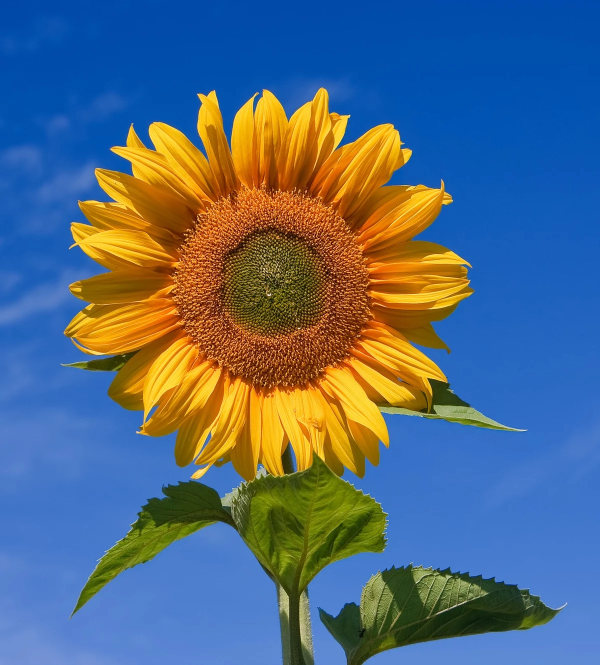
#> input picture images/pretty sunflower/1.jpg, 1200 x 1329 px, found by its file name (shown at 1/2 size)
$ jupyter execute --allow-errors Image_Classifier_using_Machine_Learning.ipynb   (shell and % lines are left out)
#> lines starting #> are read from the running program, lines starting #| are printed output that depends on the picture
#> further down, img_array is the input picture: shape (1329, 1200, 3); mean R, G, B 84.4, 106.2, 127.2
#> `img_resized = resize(img_array,(150,150,3))`:
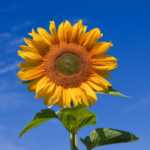
#> img_resized: shape (150, 150, 3) float64; mean R, G, B 0.331, 0.417, 0.499
#> pass 2 of the loop `for category in CATEGORIES:`:
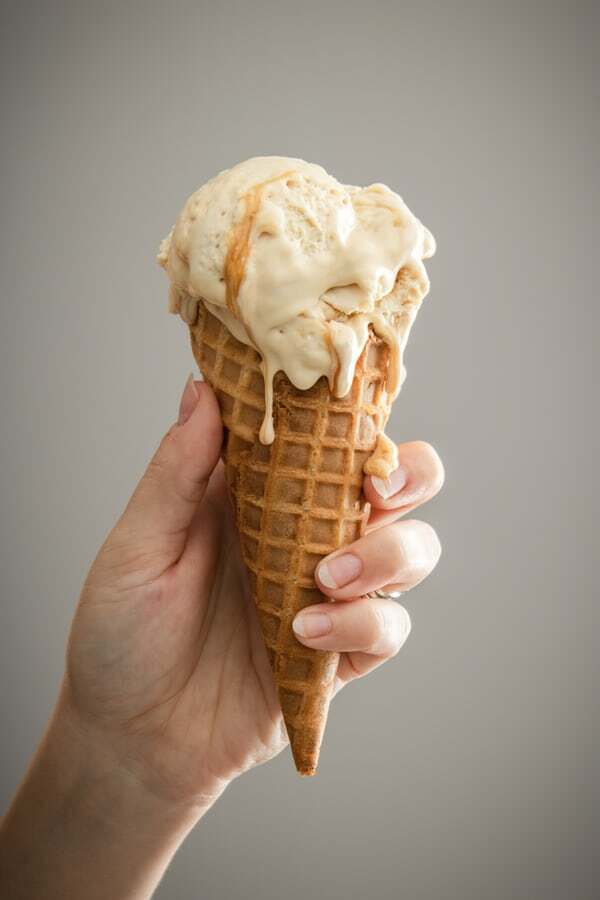
#> input picture images/ice cream cone/1.jpg, 600 x 900 px, found by its file name
#> img_array is the input picture: shape (900, 600, 3); mean R, G, B 157, 141.7, 125.9
#> `img_resized = resize(img_array,(150,150,3))`:
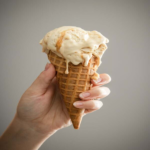
#> img_resized: shape (150, 150, 3) float64; mean R, G, B 0.616, 0.556, 0.494
<a href="https://colab.research.google.com/github/manaswini2001tech/Mini-Project-Machine-Learning-/blob/main/Image_Classifier_using_Machine_Learning.ipynb" target="_parent"></a>

[cell 1]
#Upload manually 30 images in resp folders in images folder called ice cream cone,
#pretty sunflower,rugby ball leather

*At first tried with bing downloader, But
binge downloader uses a lot of unrelated to the topic images. I was not satisfied with the output. Hence uploaded the images manually.*

#DATASET IS READY, Proceed with PreProcessing

[cell 2]
#PreProcessing
#1. Resize
#2. Flatten
import os
import matplotlib.pyplot as plt
import numpy as np
from skimage.io import imread
from skimage.transform import resize

target=[]
images=[]
flat_data=[]

DATADIR= '/content/images'
CATEGORIES = ['pretty sunflower','ice cream cone','rugby ball leather']
#> (the rest of this cell did not finish here and is left out)

#PREPROCESSING IS DONE! Proceed with splitting the data into training data and testing data

[cell 3]
#Splitting data into training and testing
from sklearn.model_selection import train_test_split
x_train,x_test,y_train,y_test = train_test_split(flat_data,target,test_size=0.3,random_state=109)
#> x_train = 1 item; x_test = 1 item; y_train = [0]; y_test = [1]

#Hyperparameter Tuning using GridSearchCV - for selecting the best parameters for our dataset

[cell 4]
#Hyperparameter Tuning using GridSearchCV - for selecting the best parameters for our dataset
from sklearn.model_selection import GridSearchCV
from sklearn import svm
param_grid = [{'C':[1,10,100,1000],'kernel':['linear']},
              {'C':[1,10,100,1000],'gamma':[0.001,0.0001],'kernel':['rbf']}
              ]
svc = svm.SVC(probability=True)
clf = GridSearchCV(svc,param_grid)
#> (the rest of this cell did not finish here and is left out)

#> (a cell that did not finish here is left out)

[cell 6]
y_test
#> Out = [1]
